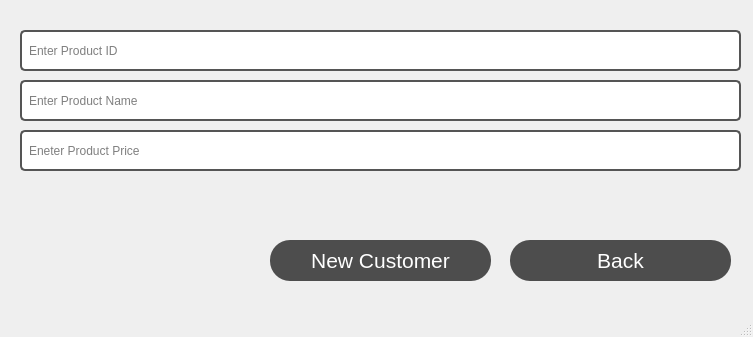
<?xml version="1.0" encoding="UTF-8"?>
<ui version="4.0">
 <class>MainWindow</class>
 <widget class="QMainWindow" name="MainWindow">
  <property name="geometry">
   <rect>
    <x>0</x>
    <y>0</y>
    <width>753</width>
    <height>337</height>
   </rect>
  </property>
  <property name="windowTitle">
   <string>MainWindow</string>
  </property>
  <widget class="QWidget" name="centralwidget">
   <widget class="QLineEdit" name="id">
    <property name="geometry">
     <rect>
      <x>20</x>
      <y>30</y>
      <width>721</width>
      <height>41</height>
     </rect>
    </property>
    <property name="font">
     <font>
      <pointsize>-1</pointsize>
     </font>
    </property>
    <property name="styleSheet">
     <string notr="true">QLineEdit {
    background-color: #FFFFFF; /* Set the background color */
    border: 2px solid #555555; /* Set the border style */
    border-radius: 5px; /* Set the border radius */
    padding: 5px; /* Set the padding */
    color: #000000; /* Set the text color */
    font-size: 12px; /* Set the font size */
}</string>
    </property>
    <property name="text">
     <string/>
    </property>
    <property name="placeholderText">
     <string>Enter Product ID</string>
    </property>
   </widget>
   <widget class="QLineEdit" name="name_2">
    <property name="geometry">
     <rect>
      <x>20</x>
      <y>80</y>
      <width>721</width>
      <height>41</height>
     </rect>
    </property>
    <property name="font">
     <font>
      <pointsize>-1</pointsize>
     </font>
    </property>
    <property name="styleSheet">
     <string notr="true">QLineEdit {
    background-color: #FFFFFF; /* Set the background color */
    border: 2px solid #555555; /* Set the border style */
    border-radius: 5px; /* Set the border radius */
    padding: 5px; /* Set the padding */
    color: #000000; /* Set the text color */
    font-size: 12px; /* Set the font size */
}</string>
    </property>
    <property name="text">
     <string/>
    </property>
    <property name="placeholderText">
     <string>Enter Product Name</string>
    </property>
   </widget>
   <widget class="QPushButton" name="backButton">
    <property name="geometry">
     <rect>
      <x>510</x>
      <y>240</y>
      <width>221</width>
      <height>41</height>
     </rect>
    </property>
    <property name="font">
     <font>
      <pointsize>16</pointsize>
     </font>
    </property>
    <property name="styleSheet">
     <string notr="true">QPushButton {
    background-color: #4d4d4d;
    color: #ffffff;
    padding: 8px 16px;
    border-radius: 20px;
    box-shadow: 2px 2px 4px rgba(0, 0, 0, 0.4);
}

QPushButton:hover {
    background-color: #595959;
}

QPushButton:pressed {
    background-color: #3d3d3d;
}</string>
    </property>
    <property name="text">
     <string>Back</string>
    </property>
   </widget>
   <widget class="QPushButton" name="addProductButton">
    <property name="geometry">
     <rect>
      <x>270</x>
      <y>240</y>
      <width>221</width>
      <height>41</height>
     </rect>
    </property>
    <property name="font">
     <font>
      <pointsize>16</pointsize>
     </font>
    </property>
    <property name="styleSheet">
     <string notr="true">QPushButton {
    background-color: #4d4d4d;
    color: #ffffff;
    padding: 8px 16px;
    border-radius: 20px;
    box-shadow: 2px 2px 4px rgba(0, 0, 0, 0.4);
}

QPushButton:hover {
    background-color: #595959;
}

QPushButton:pressed {
    background-color: #3d3d3d;
}</string>
    </property>
    <property name="text">
     <string>New Customer</string>
    </property>
   </widget>
   <widget class="QLineEdit" name="price">
    <property name="geometry">
     <rect>
      <x>20</x>
      <y>130</y>
      <width>721</width>
      <height>41</height>
     </rect>
    </property>
    <property name="font">
     <font>
      <pointsize>-1</pointsize>
     </font>
    </property>
    <property name="styleSheet">
     <string notr="true">QLineEdit {
    background-color: #FFFFFF; /* Set the background color */
    border: 2px solid #555555; /* Set the border style */
    border-radius: 5px; /* Set the border radius */
    padding: 5px; /* Set the padding */
    color: #000000; /* Set the text color */
    font-size: 12px; /* Set the font size */
}</string>
    </property>
    <property name="text">
     <string/>
    </property>
    <property name="placeholderText">
     <string>Eneter Product Price</string>
    </property>
   </widget>
  </widget>
  <widget class="QMenuBar" name="menubar">
   <property name="geometry">
    <rect>
     <x>0</x>
     <y>0</y>
     <width>753</width>
     <height>21</height>
    </rect>
   </property>
  </widget>
  <widget class="QStatusBar" name="statusbar"/>
 </widget>
 <resources/>
 <connections/>
</ui>
